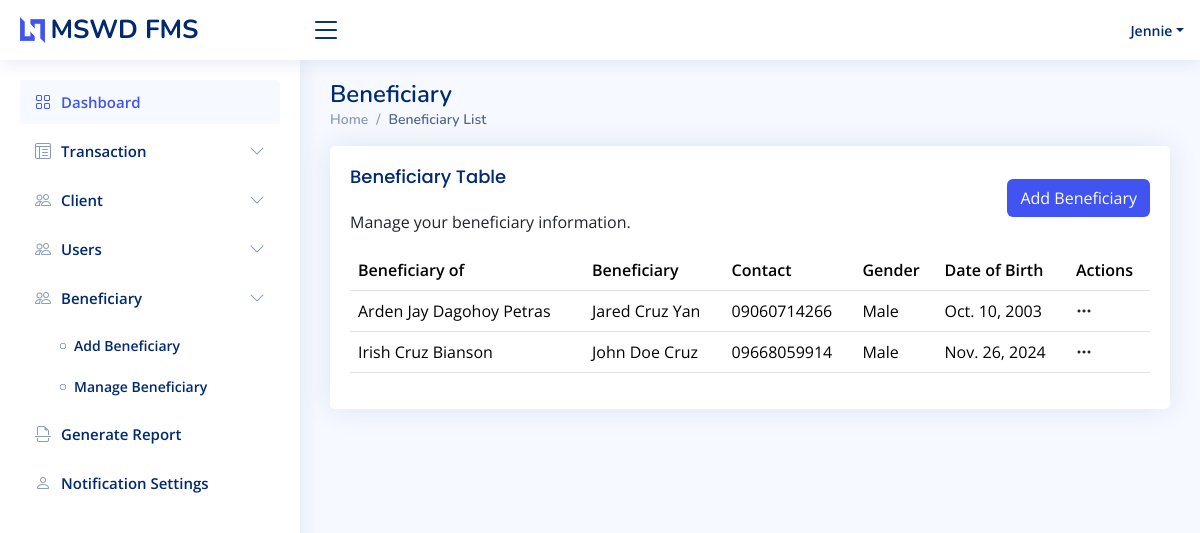
The page /beneficiary/ (signed in) on the database as committed earlier.
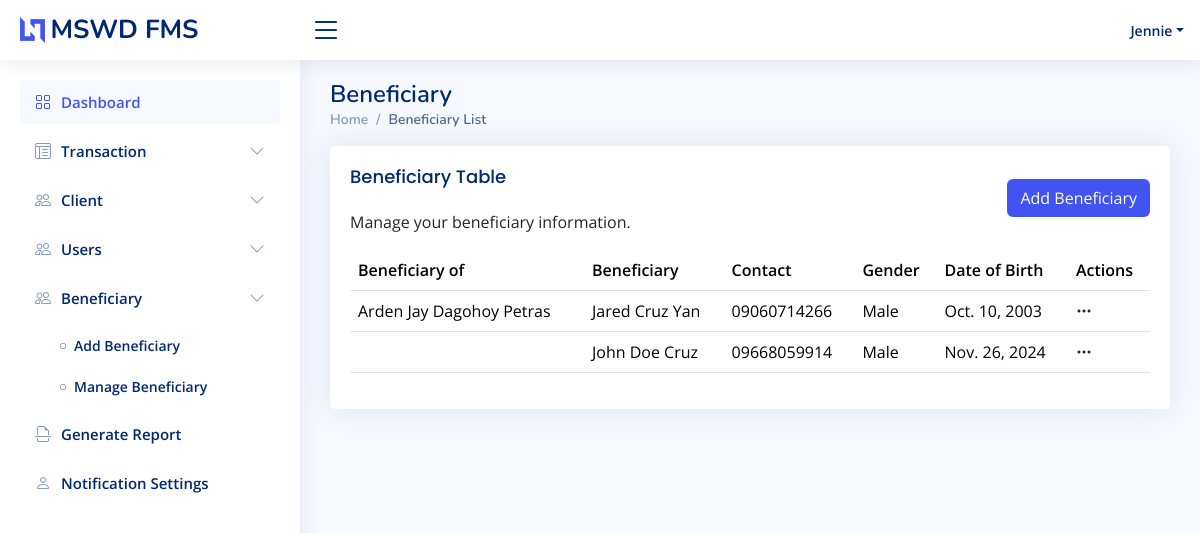
The same page on the database as committed later.
### app/models.py (models this page shows, shortened)
class Beneficiary(models.Model):
    RELATIONSHIP_TYPE = (
        ('Father', 'Father'),
        ('Mother','Mother'),
        ('Son','Son'),
        ('Daughter','Daughter'),
        ('Grand parent', 'Grand parent'),
        ('Brother', 'Brother'),
        ('Sister', 'Sister'),
        ('Grand child', 'Grand child'),
        ('Aunt', 'Aunt'),
        ('Uncle', 'Uncle'),
        ('Niece', 'Niece'),
        ('Nephew', 'Nephew'),
        ('First Cousin', 'First Cousin'),
        ('Cousin', 'Cousin'),
        ('Relative', 'Relative'),
        ('Spouse', 'Spouse'),
        ('Child', 'Child'),
    )
    client_id = models.ForeignKey(
        Client, on_delete=models.SET_NULL, null=True, blank=True
    )
    first_name = models.CharField(max_length=50, null=False, db_index=True)
    middle_name = models.CharField(max_length=50, null=False, db_index=True)
    last_name = models.CharField(max_length=50, null=False, db_index=True)
    birth_date = models.DateField(auto_now_add=False, null=False, db_index=True)
    contact_number = models.CharField(max_length=50, unique=True, db_index=True)
    relationship_type = models.CharField(
        max_length=50, db_index=True, choices=RELATIONSHIP_TYPE,
        null=True, blank=True
    )
    gender = models.CharField(
        max_length=10, db_index=True, choices=(("Male", "Male"), ("Female", "Female"))
    )
    address = models.TextField(max_length=255, null=False)
    date_added = models.DateTimeField(auto_now_add=True)
    def get_fullname(self):
        middle_initial = (
            self.middle_name.split()[0].capitalize() if self.middle_name else ""
        )
        return f"{self.first_name} {middle_initial} {self.last_name}".strip()
    class Meta:
        verbose_name = 'Beneficiary'
        verbose_name_plural = 'Beneficiaries'

class Client(models.Model):
    MARITAL_STATUS = (
        ("Single", "Single"),
        ("Married", "Married"),
        ("Divorced", "Divorced"),
        ("Widowed", "Widowed"),
        ("Annulled", "Annulled"),
    )
    CLIENT_TYPE = (
        ("Senior Citizen", "Senior Citizen"),
        ("Family Solo Parent", "Family Solo Parent"),
        ("PWD", "PWD"),
    )
    first_name = models.CharField(max_length=50, unique=False, db_index=True)
    middle_name = models.CharField(max_length=50, unique=False, db_index=True, blank=True, null=True, help_text="Optional middle name")
    last_name = models.CharField(max_length=50, unique=False, db_index=True)
    contact_number = models.CharField(max_length=50, unique=True, db_index=True)
    gender = models.CharField(
        max_length=10, db_index=True, choices=(("Male", "Male"), ("Female", "Female"))
    )
    marital_status = models.CharField(
        max_length=50, db_index=True, choices=MARITAL_STATUS
    )
    birth_date = models.DateField(auto_now_add=False, null=False, db_index=True)
    barangay = models.CharField(max_length=255, null=False, db_index=True)
    address = models.TextField(max_length=255, null=False)
    client_type = models.CharField(max_length=50, choices=CLIENT_TYPE)
    date_added = models.DateTimeField(auto_now_add=True)
    who_will_claim = models.CharField(max_length=255, null=True, blank=True)
    def get_fullname(self):
        middle_initial = (
            self.middle_name.split()[0].capitalize() if self.middle_name else ""
        )
        return f"{self.first_name} {middle_initial} {self.last_name}".strip()
    class Meta:
        verbose_name = 'Client'
        verbose_name_plural = 'Clients'

### app/views.py (the view)
# urls.py: path("beneficiary/", BeneficiaryView.as_view(), name="beneficiary"),
class BeneficiaryView(View):
    template_name = "view_templates/beneficiary.html"
    def get(self, request):
        context = {}
        query_clients = Beneficiary.objects.all().order_by("date_added")
        context["beneficiaries"] = query_clients
        return render(request, self.template_name, context)

### app/templates/view_templates/beneficiary.html (shortened to what this page needs)
{% extends './../includes/base.html' %}
{% block content %}
<div class="pagetitle">
    <h1>Beneficiary</h1>
    <nav>
        <ol class="breadcrumb">
            <li class="breadcrumb-item">
                <a href="{% url 'dashboard' %}">Home</a>
            </li>
            <li class="breadcrumb-item active">Beneficiary List</li>
        </ol>
    </nav>
</div>
<section class="section">
    <div class="row">
        <div class="col-lg-12">
            <div class="card">
                <div class="card-body">
                    <div class="d-flex justify-content-between align-items-center">
                        <div>
                            <h5 class="card-title">Beneficiary Table</h5>
                            <p>Manage your beneficiary information.</p>
                        </div>
                        <a href="{% url 'add_beneficiary' %}" class="btn bg-custom btn-md">Add Beneficiary</a>
                    </div>
                    <div class="table-responsive">
                        <table class="table datatable">
                            <thead>
                                <tr>
                                    <th>Beneficiary of</th>
                                    <th>Beneficiary</th>
                                    <th>Contact</th>
                                    <th>Gender</th>
                                    <th>Date of Birth</th>
                                    <th>Actions</th>
                                </tr>
                            </thead>
                            <tbody>
                                {% for item in beneficiaries %}
                                <tr>
                                    <td>{{ item.client_id.get_fullname }}</td>
                                    <td>{{ item.get_fullname }}</td>
                                    <td>{{ item.contact_number }}</td>
                                    <td>{{ item.gender }}</td>
                                    <td>{{ item.birth_date }}</td>
                                    <td>
                                        <div class="filter">
                                            <a
                                                class="icon text-dark"
                                                href="#"
                                                data-bs-toggle="dropdown"
                                                aria-expanded="true"
                                            >
                                                <i class="bi bi-three-dots"></i>
                                            </a>
                                        </div>
                                    </td>
                                </tr>
                                {% endfor %}
                            </tbody>
                        </table>
                    </div>
                </div>
            </div>
        </div>
    </div>
</section>
{% endblock %}

Rows that differ between the two databases and show on the page:
changed Beneficiary "John Doe Cruz": client_id.get_fullname "Irish Cruz Bianson" → (not shown)
